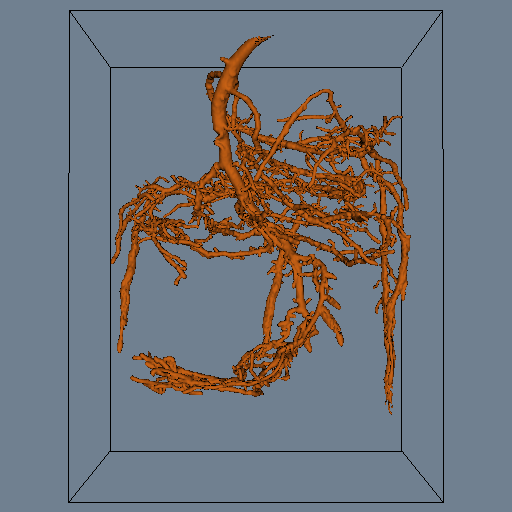

Write Python code to recreate this figure.
#!/usr/bin/env python

# Connectivity filter to extract the largest region from a noisy isosurface.

import os
from pathlib import Path

# Factory overrides: importing these modules registers the OpenGL rendering
# and interaction style implementations for vtkRenderingCore factory classes.
import vtkmodules.vtkInteractionStyle  # noqa: F401
import vtkmodules.vtkRenderingOpenGL2  # noqa: F401

# VTK pipeline classes used in this example
from vtkmodules.vtkFiltersCore import vtkPolyDataConnectivityFilter
from vtkmodules.vtkFiltersModeling import vtkOutlineFilter
from vtkmodules.vtkIOGeometry import vtkMCubesReader
from vtkmodules.vtkRenderingCore import (
    vtkActor,
    vtkPolyDataMapper,
    vtkRenderWindow,
    vtkRenderWindowInteractor,
    vtkRenderer,
)

# Colors (normalized RGB)
raw_sienna = (0.780, 0.380, 0.082)
black = (0.000, 0.000, 0.000)
slate_gray = (0.439, 0.502, 0.565)

# Data file
data_dir = Path(os.environ.get("VPE_DATA_DIR", Path(__file__).parent))
file_name = str(data_dir / "pine_root.tri")

# Reader: load the marching cubes triangulation of a pine root
reader = vtkMCubesReader()
reader.SetFileName(file_name)

# Filter: extract the largest connected region to remove noise
connect = vtkPolyDataConnectivityFilter()
connect.SetInputConnection(reader.GetOutputPort())
connect.SetExtractionModeToLargestRegion()

# Mapper: map the connected isosurface to graphics primitives
iso_mapper = vtkPolyDataMapper()
iso_mapper.SetInputConnection(connect.GetOutputPort())
iso_mapper.ScalarVisibilityOff()

# Actor: display the connected isosurface
iso_actor = vtkActor()
iso_actor.SetMapper(iso_mapper)
iso_actor.GetProperty().SetColor(raw_sienna)

# Filter: bounding outline for spatial context
outline = vtkOutlineFilter()
outline.SetInputConnection(reader.GetOutputPort())

# Mapper: map the outline to graphics primitives
outline_mapper = vtkPolyDataMapper()
outline_mapper.SetInputConnection(outline.GetOutputPort())

# Actor: display the outline
outline_actor = vtkActor()
outline_actor.SetMapper(outline_mapper)
outline_actor.GetProperty().SetColor(black)

# Renderer: assemble the scene
renderer = vtkRenderer()
renderer.AddActor(outline_actor)
renderer.AddActor(iso_actor)
renderer.SetBackground(slate_gray)

# Window: display the rendered scene
render_window = vtkRenderWindow()
render_window.AddRenderer(renderer)
render_window.SetWindowName("pine root connectivity")
render_window.SetMultiSamples(0)
render_window.SetSize(512, 512)

# Scene: configure camera
cam = renderer.GetActiveCamera()
cam.SetFocalPoint(40.6018, 37.2813, 50.1953)
cam.SetPosition(40.6018, -280.533, 47.0172)
cam.ComputeViewPlaneNormal()
cam.SetClippingRange(26.1073, 1305.36)
cam.SetViewAngle(20.9219)
cam.SetViewUp(0.0, 0.0, 1.0)

# Interactor: handle mouse and keyboard events
render_window_interactor = vtkRenderWindowInteractor()
render_window_interactor.SetRenderWindow(render_window)

# Launch the interactive visualization
render_window_interactor.Initialize()
render_window_interactor.Start()
